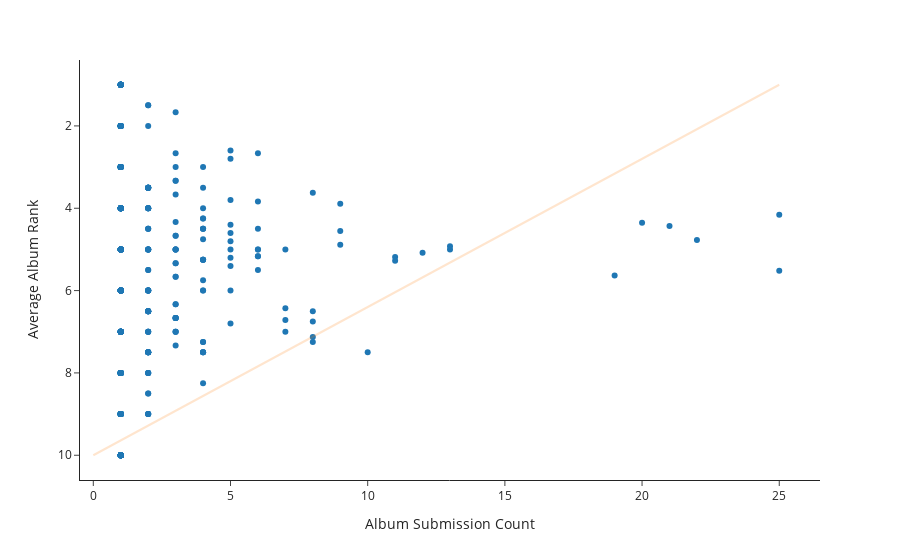

This figure's notebook cell:
### Code cell
figure = px.scatter(
    AOTY_by_album,
    x="album_submission_count",
    y="album_average_rank",
    template="simple_white",
    labels={
        "album_average_rank": "Average Album Rank",
        "album_submission_count": "Album Submission Count",
    },
    custom_data=["Artist", "Album"],
)
figure.update_traces(
    hovertemplate="<br>".join(
        [
            "<b>%{customdata[0]}</b> - <i>%{customdata[1]}</i>",
            "",
            "Average Album Rank: %{y}",
            "Album Submission Count : %{x}",
            "<extra></extra>",
        ]
    )
)

figure.add_scatter(
    x=[0, max(AOTY_by_album["album_submission_count"])],
    y=[10, 1],  # 5.5 is average of 1-10
    mode="lines",
    showlegend=False,
    opacity=0.2,
    hoverinfo="skip",
)

figure

figure["layout"]["yaxis"]["autorange"] = "reversed"

figure.show()

### Figure 1 — Plotly figure (JSON) as saved in the notebook; plotly's stock layout.template omitted (floating-point values rounded to 4 significant figures; data arrays with more than 128 entries replaced by an {"elided": "..."} marker saying what was removed)
{"data": [{"customdata": {"elided": "439x2 str values"}, "hovertemplate": "<b>%{customdata[0]}</b> - <i>%{customdata[1]}</i><br><br>Average Album Rank: %{y}<br>Album Submission Count : %{x}<br><extra></extra>", "legendgroup": "", "marker": {"color": "#1F77B4", "symbol": "circle"}, "mode": "markers", "name": "", "orientation": "v", "showlegend": false, "type": "scatter", "x": {"elided": "439 int values"}, "xaxis": "x", "y": {"elided": "439 float values"}, "yaxis": "y"}, {"hoverinfo": "skip", "mode": "lines", "opacity": 0.2, "showlegend": false, "type": "scatter", "x": [0, 25], "y": [10, 1]}], "layout": {"legend": {"tracegroupgap": 0}, "margin": {"t": 60}, "xaxis": {"anchor": "y", "domain": [0, 1], "title": {"text": "Album Submission Count"}}, "yaxis": {"anchor": "x", "autorange": "reversed", "domain": [0, 1], "title": {"text": "Average Album Rank"}}}}
